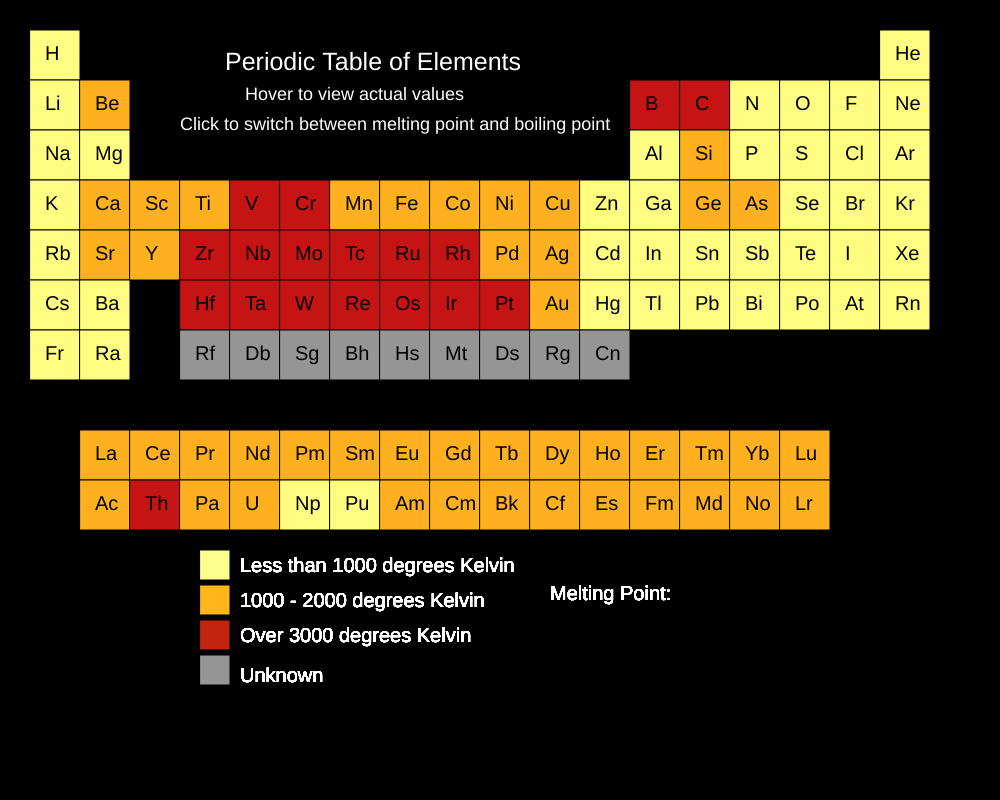
Frame 1 (no input)
Frame 60 (no input): identical to frame 1, image omitted
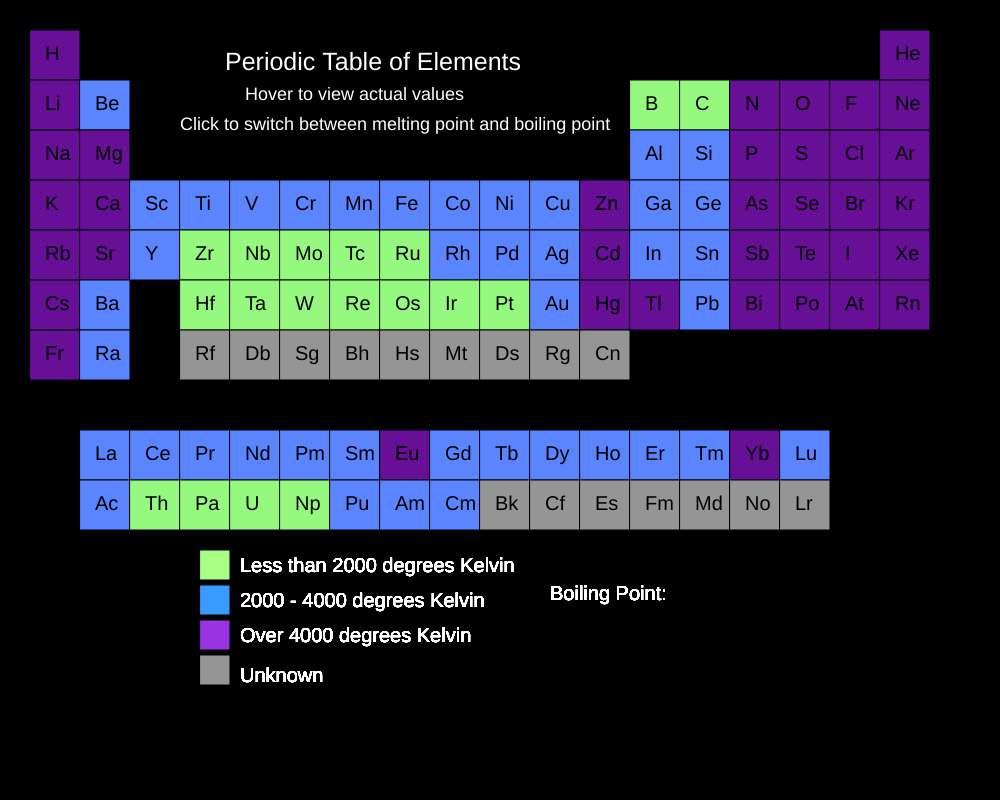
Frame 120 (the mouse pressed at the canvas centre since frame 60)

The p5.js sketch that drew these frames (run headless with seeded random() and noise() and a simulated clock; from frame 60 on, the mouse is pressed at the canvas centre):

// p5.js sketch
// ── sketch.js
// Julie Stuart
// last edited 2/25/2017
// Displays periodic table. Colors show different melting and boiling points in Kelvin. Click to switch between. Hover to see 
//individual values

meltingPointColor1 = 255 //red color for boxes
meltingPointColor2 = 255 // green color for boxes
meltingPointColor3 = 255 // blue color for boxes
// chemical symbols array
var chemicalSymbol = [ "H" , "He" , "Li" , "Be" , "B", "C" , "N" , "O" , "F" , "Ne" , "Na" , "Mg" , "Al" , "Si" , "P" , "S" , "Cl" , "Ar" , "K" , "Ca" , "Sc" , "Ti" , "V" , "Cr" , "Mn" , "Fe" , "Co" , "Ni" , "Cu" , "Zn" , "Ga" , "Ge" , "As" , "Se" , "Br" , "Kr" , "Rb" , "Sr" , "Y" , "Zr" , "Nb", "Mo" , "Tc" , "Ru" , "Rh" , "Pd" , "Ag" , "Cd" , "In" , "Sn" , "Sb" , "Te" , "I" , "Xe" , "Cs" , "Ba" , "La" , "Ce" , "Pr" , "Nd" , "Pm" , "Sm" , "Eu" , "Gd" , "Tb" , "Dy" , "Ho" , "Er" , "Tm" , "Yb" , "Lu" , "Hf" , "Ta" , "W" , "Re" , "Os" , "Ir" , "Pt" , "Au" , "Hg" , "Tl" , "Pb" , "Bi" , "Po" , "At" , "Rn" , "Fr" , "Ra" , "Ac" , "Th" , "Pa" , "U" , "Np" , "Pu" , "Am" , "Cm" , "Bk" , "Cf" , "Es" , "Fm" , "Md" , "No" , "Lr", "Rf" , "Db" , "Sg" , "Bh" , "Hs" , "Mt" , "Ds" , "Rg" , "Cn"]
//melting point array
var meltingPoint = [14,-1,454,1560,2348,3823,63,55,54,25,371,923,933,1687,317,388,172,84,337,1115,1814,1941,2183,2180,1519,1811,1768,1728,1358,693,303,1211,1090,494,266,116,312,1050,1799,2128,2750,2896,2430,2607,2237,1828,1235,594,430,505,904,723,387,161,302,1000,1193,1071,1204,1294,1373,1345,1095,1586,1629,1685,1747,1770,1818,1092,1936,2506,3290,3695,3459,3306,2739,2041,1337,234,577,601,544,527,575,202,-1,973,1323,2023,1845,1408,917,913,1449,1618,1323,1173,1133,1800,1100,1100,1900, "unknown", "unknown", "unknown", "unknown", "unknown", "unknown", "unknown", "unknown", "unknown", ]
// boiling point array
var boilingPoint = [20,4,1615,2743,4273,4300,77,90,85,27,1156,1363,2792,3173,554,718,239,87,1032,1757,3103,3560,3680,2944,2334,3134,3200,3186,3200,1180,2477,3093,887,958,332,120,961,1655,3618,4682,5017,4912,4538,4423,3968,3236,2435,1040,2345,2875,1860,1261,457,165,944,2143,3737,3633,3563,3373,3273,2076,1800,3523,3503,2840,2973,3141,2223,1469,3675,4876,5731,5828,5869,5285,4701,4098,3129,630,1746,2022,1837,1235,,211,,2010,3473,5093,4273,4200,4273,3503,2284,3383, "unknown", "unknown", "unknown", "unknown", "unknown", "unknown", "unknown", "unknown", "unknown", "unknown", "unknown", "unknown", "unknown", "unknown", "unknown", "unknown", "unknown", "unknown"]
//box X coordinate for individual elements
var boxX = 30
var boxY = 30 // box y for individual elements
page = 0 // page, allows for switch between melting point and boiling point

function setup() {
  createCanvas(1000,800);
}

function draw() {
  background(0); //black
  fill(255); //white
  textSize(25); //big text
  text("Periodic Table of Elements", 225, 70) //title
  textSize(18); // smaller text
  text("Hover to view actual values", 245, 100); // text
  text("Click to switch between melting point and boiling point", 180, 130); // text
  fill(0); // black

  box1(boxX,boxY,1, 0); // Hydrogen
  box1(boxX + 17 * 50,boxY,1, 1); // He
  box1(boxX, boxY + 50, 2, 2); // Li - Be
  box1(boxX + 12 * 50,boxY + 50,6, 4); // B - Ne
  box1(boxX, boxY + 100, 2, 10); // Na - Mg
  box1(boxX + 12 * 50,boxY + 100,6, 12); // Al - Ar
  box1(boxX, boxY + 150, 18, 18); // K - Kr
  box1(boxX, boxY + 200, 18, 36); // Rb - Xe
  box1(boxX, boxY + 250, 2, 54); // Cs - Ba
  box1(boxX + 50, boxY + 400, 15, 56); // Hf - Rn
  box1(boxX + 50, boxY + 450, 15, 88); // La - Lu
  box1(boxX + 150, boxY + 250, 15, 71); // Ac - Lr
  box1(boxX, boxY + 300, 2, 86); // Fr - Ra
  box1(boxX + 150, boxY + 300, 9, 103); // Rf - Cn
}

function mousePressed (){ // when mouse is pressed
  page = 1 - page; // make page one minus page
}

function box1(xCorner,yCorner, rowLength, index){ //draw box at x and y coordinates, draw this many boxes, start at this index
  boxWidth = 50; //width of element boxes
  column = 0; //column to start on
  
  //this for loop draws the boxes for the elements and assigns color value
  for (i = index; i < rowLength+index; i++){ // i equals index, i is less than rowLength(number of boxes plus number of index)
    if (meltingPoint[i] > 0 && meltingPoint[i] < 999 && page == 0) { //if melting point of element in array is greater than 0
    //and less than 999 and page == 0, show yellow
      meltingPointColor1 = 255, 
      meltingPointColor2 = 252, 
      meltingPointColor3 = 130;
    }
    else if (meltingPoint[i] > 1000  && meltingPoint[i] < 1999 && page == 0){ // show orange if melting point index is 1000-2000
      meltingPointColor1 = 255, 
      meltingPointColor2 = 176, 
      meltingPointColor3 = 30;
    }
    else if(meltingPoint[i] > 1999 && page == 0){ //show red if melting point index is greater than 2000
      meltingPointColor1 = 198, 
      meltingPointColor2 = 19, 
      meltingPointColor3 = 19;
    }
    else if (meltingPoint[i] == "unknown" && page == 0) { //show unknown if index value is unknown
      meltingPointColor1 = 149
      meltingPointColor2 = 149
      meltingPointColor3 = 149
    }
    
    if (boilingPoint[i] > 0 && boilingPoint[i] < 2000 && page == 1){ //if boiling point is 0-2000, show green on page 1
      meltingPointColor1 = 103
      meltingPointColor2 = 15 
      meltingPointColor3 = 150
    }
    else if (boilingPoint[i] > 2000 && boilingPoint[i] < 4000 && page == 1){ // if boiling point is 2000-4000, show blue on page 1
      meltingPointColor1 = 91
      meltingPointColor2 = 132
      meltingPointColor3 = 255
    }
    else if ( boilingPoint[i] > 4000 && page == 1) { // if boiling point is over 4000, show purple on page 1
      meltingPointColor1 = 149
      meltingPointColor2 = 249
      meltingPointColor3 = 127
    }
    else if (boilingPoint[i] == "unknown" && page == 1) { // show unknowin if boiling point is unknown
      meltingPointColor1 = 149
      meltingPointColor2 = 149
      meltingPointColor3 = 149
    }
  
  fill(meltingPointColor1, meltingPointColor2, meltingPointColor3); // color fill with r,g,b colors
  rect(xCorner + boxWidth * column, yCorner, boxWidth, boxWidth) //draw element boxes
  // if page is 0 and mouse X and y are in the box of an element, show that elements melting point
    if (page == 0 && mouseX > xCorner + boxWidth * column && mouseX < xCorner + boxWidth * column + boxWidth && mouseY > yCorner  && mouseY < yCorner + boxWidth ){
      fill(255); // white
      text(meltingPoint[i] + "K", 680,600) // print the value of the melting point in the right corner
    }
    // if page is 1 and mouse X and Y are in the box of an element, show that element's boiling point
    if (page == 1 && mouseX > xCorner + boxWidth * column && mouseX < xCorner + boxWidth * column + boxWidth && mouseY > yCorner  && mouseY < yCorner + boxWidth ){
      fill(255); //white
      text(boilingPoint[i] + "K", 680,600) //print the value of the boiling point in the right corner
    }
  fill(0); // black
  textSize(20); // bigger text
  text(chemicalSymbol[i], xCorner + boxWidth * column + 15, yCorner + 30); //print the chemical symbol of the element in the box it is assigned 
  column = column + 1 //as the loop runs, add 1 each time to keep assigning symbols to the next one in line
}

 if (page == 0){ // if page == 0
   fill(255); // black
   text("Less than 1000 degrees Kelvin", 240, 572); // melting point scale
   text("1000 - 2000 degrees Kelvin", 240, 607); // melting point scale
   text("Over 3000 degrees Kelvin", 240, 642); // melting point scale
   text("Unknown", 240, 682); // melting point scale
   fill(251, 255, 140) // yellow
   rect(200, 550, 30,30); //scale square
   fill(255, 182, 25); //orange
   rect(200, 585, 30,30);//scale square
   fill(193, 37, 13); // red
   rect(200, 620, 30,30);//scale square
   fill(149); //gray
   rect(200, 655, 30,30);//scale square
   fill(255); //white
   text("Melting Point: ", 550,600) //print text for melting point
 }
 else{ // if page == 1
   fill(255); // white
   text("Less than 2000 degrees Kelvin", 240, 572); //boiling point scale
   text("2000 - 4000 degrees Kelvin", 240, 607);//boiling point scale
   text("Over 4000 degrees Kelvin", 240, 642);//boiling point scale
   text("Unknown", 240, 682);//boiling point scale
   fill(169, 255, 132) // green
   rect(200, 550, 30,30); // scale square
   fill(56, 155, 255); // blue
   rect(200, 585, 30,30);// scale square
   fill(154, 52, 226); // purple
   rect(200, 620, 30,30);// scale square
   fill(149); // gray
   rect(200, 655, 30,30);// scale square
   fill(255); // white
   text("Boiling Point: ", 550, 600); // print boiling point text label
   
 }
}

// ── portfolio.css
body {
 background: #006a7c;
	font-family: 'Roboto Sans', serif;
	width: 800px;
	margin-left: 150px;
	margin-right: 400px;
	text-align: center;
}

h1 {
	color: #ffe70f;
	font-family: 'Roboto Condensed', sans-serif;
	font-size: 36pt;

} 

h2 {
  color: #26bed6;
  font-family: 'Roboto Condensed', sans-serif;
  font-size: 16pt;
	text-align: center;
}

h3 {
	color: #ff8c49;
	font-family: 'Roboto Condensed', sans-serif;
	font-size: 24pt; 
	padding-bottom: 0px;
    	margin-bottom: 0px;
} 
h4 {
  color: #ffe70f;
}
h6 {
	color: orange;
	font-family: 'Roboto Condensed', sans-serif;
	font-size: 12pt; 
	padding-bottom: 10px;
    	margin-bottom: 0px;
	text-align: center;
} 
li {
	list-style: none;
	line-height: 25px;
}

p {
	margin-left: 20px;
}

a {
  font-family: 'Roboto Condensed', sans-serif;
	color: #42b9ce;
	font-size:16pt;
}

figcaption {
	font-size: 18pt;
}
